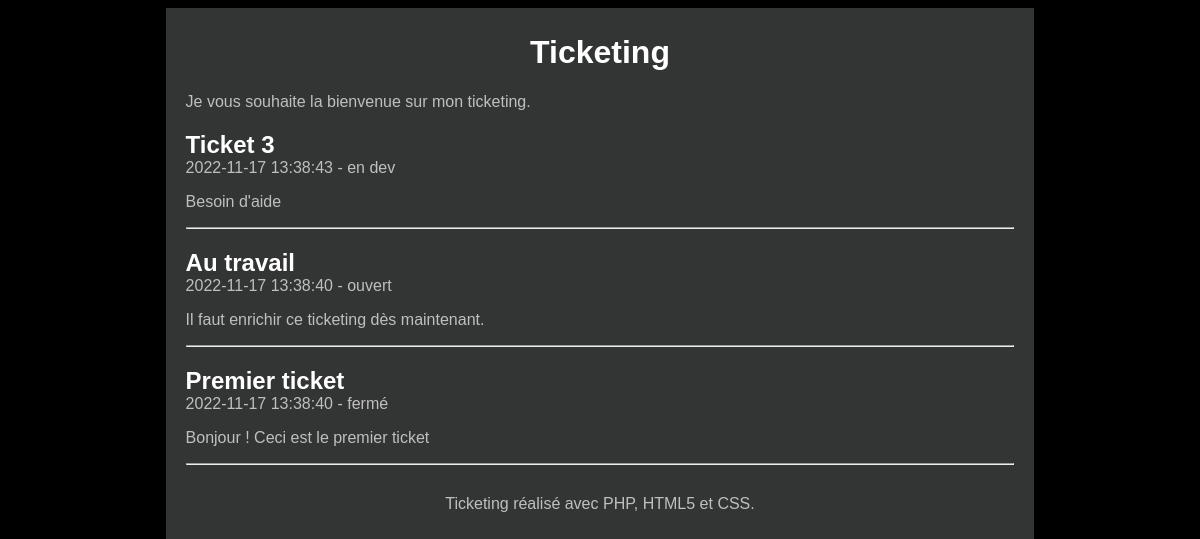
The page / on the database its author committed.
### tables this page shows
CREATE TABLE `T_TICKET` (
  `TICKET_ID` int(11) NOT NULL AUTO_INCREMENT,
  `TICKET_DATE` datetime NOT NULL,
  `TICKET_TITRE` varchar(100) NOT NULL,
  `TICKET_CONTENU` varchar(400) NOT NULL,
  `TICKET_ETAT` int(11) NOT NULL,
  PRIMARY KEY (`TICKET_ID`),
  KEY `BIL_ETAT` (`TICKET_ETAT`),
  CONSTRAINT `T_TICKET_ibfk_1` FOREIGN KEY (`TICKET_ETAT`) REFERENCES `T_ETAT` (`ETAT_CODE`)
);

CREATE TABLE `T_ETAT` (
  `ETAT_CODE` int(11) NOT NULL,
  `ETAT_LIB` varchar(10) NOT NULL,
  PRIMARY KEY (`ETAT_CODE`)
);

### Controleur/ControleurAccueil.php (called while the page is built)
<?php
require_once 'Modele/ticket.php';
require_once 'Vue/vue.php';
class ControleurAccueil {
  private $ticket;
  public function __construct() {
    $this->ticket = new Ticket();
  }
  public function accueil() {
    $tickets = $this->ticket->getTickets();
    $vue = new Vue("Accueil");
    $vue->generer(array('tickets' => $tickets));
  }
}

### Modele/ticket.php (called while the page is built, shortened)
<?php
require_once 'Modele/modele.php';
class Ticket extends Modele {
    public function getTickets() {
        $sql = 'select TICKET_ID as id, TICKET_DATE as date,'
            . ' TICKET_TITRE as titre, TICKET_CONTENU as contenu, ETAT_LIB as etat from T_TICKET'
            . ' INNER JOIN T_ETAT ON TICKET_ETAT = T_ETAT.ETAT_CODE'
            . ' order by TICKET_ID desc';
        $tickets = $this->executerRequete($sql);
        return  $tickets;
    }
}

### Modele/modele.php (called while the page is built)
<?php
abstract class Modele {
  private $bdd;
  protected function executerRequete($sql, $params = null) {
    if ($params == null) {
      $resultat = $this->getBdd()->query($sql);
    }
    else {
      $resultat = $this->getBdd()->prepare($sql);
      $resultat->execute($params);
    }
    return $resultat;
  }
  private function getBdd() {
    if ($this->bdd == null) {
      $this->bdd = new PDO('mysql:host=localhost;dbname=ticketing;charset=utf8',
        'root', '', array(PDO::ATTR_ERRMODE => PDO::ERRMODE_EXCEPTION));
    }
    return $this->bdd;
  }
}

### index.php (called while the page is built)
<?php
require 'Controleur/Routeur.php';
$routeur = new Routeur();
$routeur->routerRequete();

### Vue/vueAccueil.php (the view)
<?php $this->titre = 'Mon Ticketing'; ?>
<?php foreach ($tickets as $ticket): ?>
    <article>
        <header>
            <a href="<?= "index.php?action=ticket&id=" . $ticket['id'] ?>">
                <h1 class="titreticket"><?= $ticket['titre'] ?></h1>
            </a>
            <time><?= $ticket['date'] ?></time>
            - <?= $ticket['etat'] ?>
        </header>
        <p><?= $ticket['contenu'] ?></p>
    </article>
    <hr />
<?php endforeach; ?>

### Vue/gabarit.php (shortened to what this page needs)
<!doctype html>
<html lang="fr">
    <head>
        <link rel="stylesheet" href="Contenu/style.css" />
    </head>
    <body>
        <div id="global">
            <header>
                <a href="../index.php"><h1 id="titreTicketing">Ticketing</h1></a>
                <p>Je vous souhaite la bienvenue sur mon ticketing.</p>
            </header>
            <div id="contenu">
                <?= $contenu ?>
            </div>
            <footer id="piedTicketing">
                Ticketing réalisé avec PHP, HTML5 et CSS.
            </footer>
        </div>
    </body>
</html>

### Controleur/Routeur.php (shortened to what this page needs)
<?php
require_once 'Controleur/ControleurAccueil.php';
require_once 'Vue/vue.php';
class Routeur {
  private $ctrlAccueil;
  private $ctrlTicket;
  public function __construct() {
    $this->ctrlAccueil = new ControleurAccueil();
    $this->ctrlTicket = new ControleurTicket();
  }
  public function routerRequete() {
    try {
      if (isset($_GET['action'])) {
        if ($_GET['action'] == 'ticket') {
          if (isset($_GET['id'])) {
            $idTicket = intval($_GET['id']);
            if ($idTicket != 0) {
              $this->ctrlTicket->ticket($idTicket);
            }
            else
              throw new Exception("Identifiant de ticket non valide");
          }
          else
            throw new Exception("Identifiant de ticket non défini");
        }
        else if ($_GET['action'] == 'commenter') {
          $auteur = $this->getParametre($_POST, 'auteur');
          $contenu = $this->getParametre($_POST, 'contenu');
          $idTicket = $this->getParametre($_POST, 'id');
          $this->ctrlTicket->commenter($auteur, $contenu, $idTicket);
        }
        else
          throw new Exception("Action non valide");
      }
      else {
        $this->ctrlAccueil->accueil();
      }
    }
    catch (Exception $e) {
      $this->erreur($e->getMessage());
    }
  }
}

### Vue/vue.php (shortened to what this page needs)
<?php
class Vue {
    private $fichier;
    private $titre;
    public function __construct($action) {
      $this->fichier = "Vue/vue" . $action . ".php";
    }
    public function generer($donnees) {
      $contenu = $this->genererFichier($this->fichier, $donnees);
      $vue = $this->genererFichier('Vue/gabarit.php',
        array('titre' => $this->titre, 'contenu' => $contenu));
      echo $vue;
    }
    private function genererFichier($fichier, $donnees) {
      if (file_exists($fichier)) {
        extract($donnees);
        require $fichier;
        return ob_get_clean();
      }
      else {
        throw new Exception("Fichier '$fichier' introuvable");
      }
    }
  }

### Contenu/style.css (style rules this page uses)
html, body { height: 100%; }
body { color: #bfbfbf; background: black; font-family: 'Futura-Medium', 'Futura', 'Trebuchet MS', sans-serif; }
h1 { color: white; }
.titreticket { margin-bottom : 0px; }
#global { min-height: 100%; background: #333534; width: 70%; margin: auto; text-align: justify; padding: 5px 20px; }
#contenu { margin-bottom : 30px; }
#titreTicketing, #piedTicketing { text-align: center; }
a:link { text-decoration: none; }

### rows shown on the page
t_ticket: TICKET_TITRE "Ticket 3", TICKET_DATE "2022-11-17 13:38:43", TICKET_ETAT.ETAT_LIB "en dev", TICKET_CONTENU "Besoin d'aide"
t_ticket: TICKET_TITRE "Au travail", TICKET_DATE "2022-11-17 13:38:40", TICKET_ETAT.ETAT_LIB "ouvert", TICKET_CONTENU "Il faut enrichir ce ticketing dès maintenant."
t_ticket: TICKET_TITRE "Premier ticket", TICKET_DATE "2022-11-17 13:38:40", TICKET_ETAT.ETAT_LIB "fermé", TICKET_CONTENU "Bonjour ! Ceci est le premier ticket"
